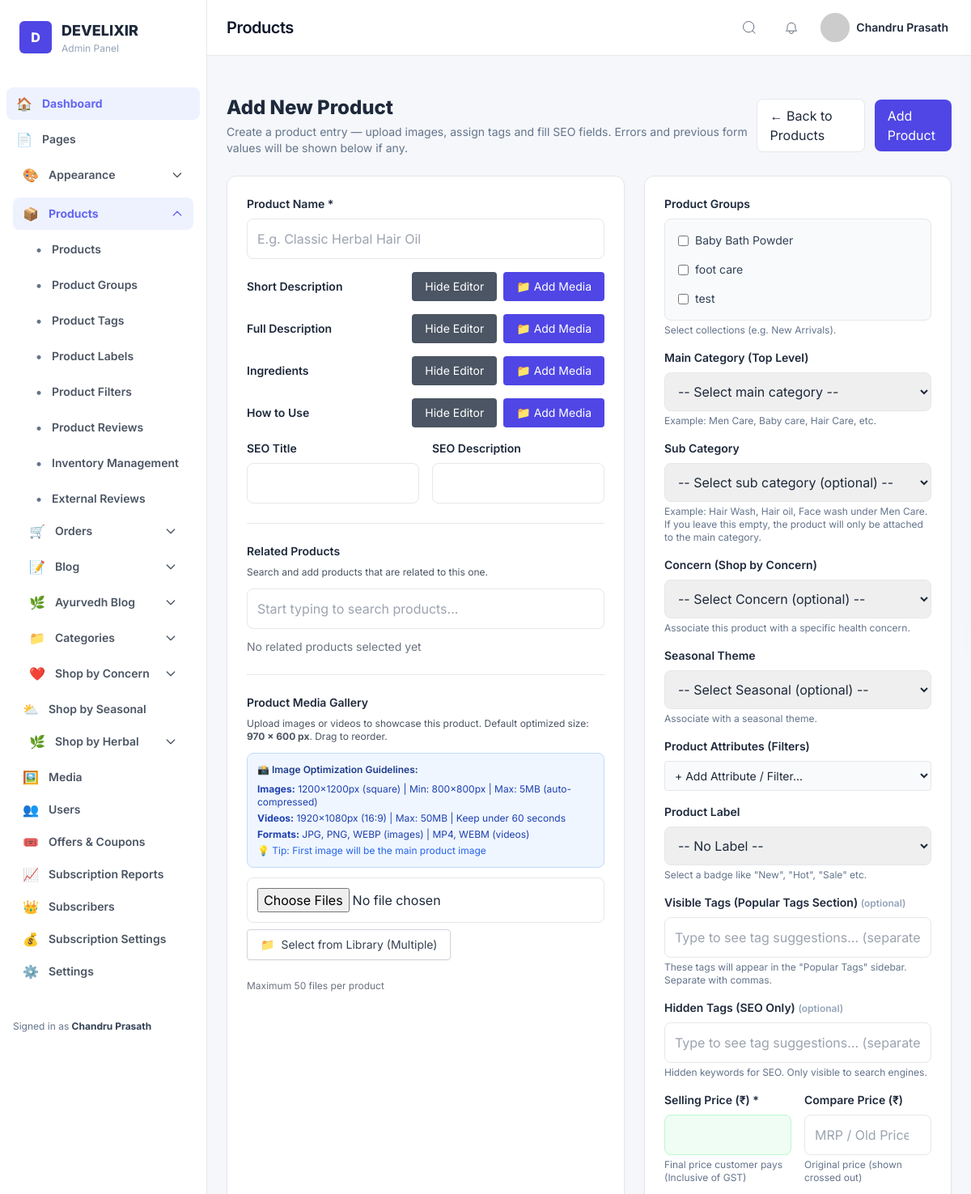
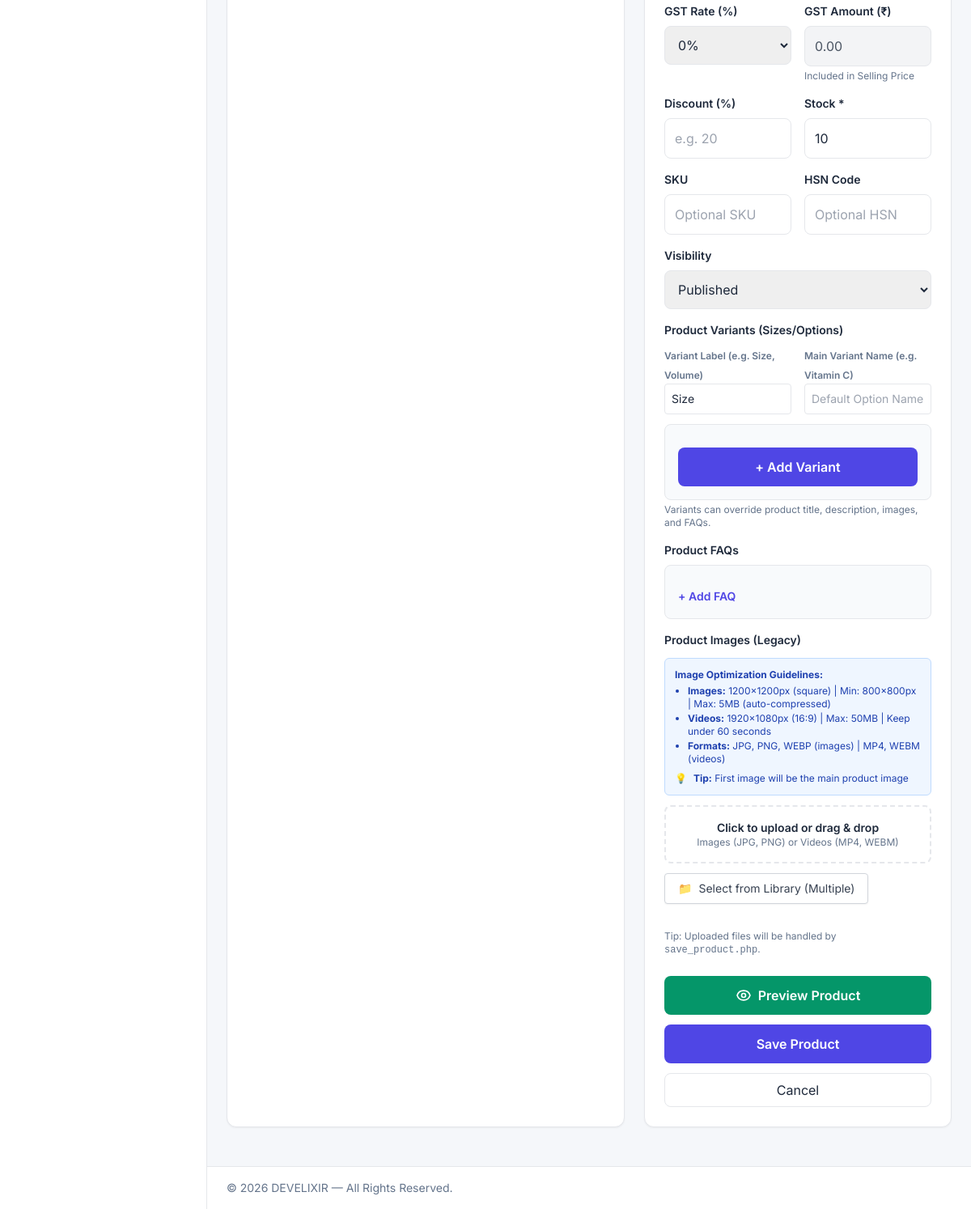
Page /admin/add_product.php (signed in) on the committed database (2 pictures, top to bottom).
### tables this page shows
CREATE TABLE `product_groups` (
  `id` int(11) NOT NULL,
  `name` varchar(255) NOT NULL,
  `image` varchar(255) DEFAULT NULL,
  `created_at` datetime DEFAULT current_timestamp()
);

### admin/add_product.php (the view, shortened to what the rows shown need)
<?php
require_once __DIR__ . '/../includes/db.php';
$groups = [];
try {
    $groups = $pdo->query("SELECT id, name FROM product_groups ORDER BY name ASC")->fetchAll(PDO::FETCH_ASSOC);
} catch (Exception $e) { $groups = []; }
include __DIR__ . '/layout/header.php';
?>
<link rel="stylesheet" href="/assets/css/admin.css">
<div class="max-w-[1200px] mx-auto py-6">
  <div class="flex items-center justify-between mb-6">
    <div>
      <h1 class="text-2xl font-extrabold text-slate-800">Add New Product</h1>
    </div>
  </div>
  <form action="save_product.php" method="post" enctype="multipart/form-data"
        class="grid grid-cols-1 lg:grid-cols-[1fr_380px] gap-6 bg-transparent">
    <div class="bg-white border border-gray-200 rounded-xl p-6 shadow-sm space-y-4">
      <div>
        <div class="border rounded-lg p-3 max-h-40 overflow-y-auto bg-slate-50 space-y-2">
            <?php if(empty($groups)): ?>
                <p class="text-xs text-gray-500">No groups found. <a href="product_groups.php" class="text-indigo-600 underline">Create one</a></p>
            <?php else: ?>
                <?php foreach($groups as $g): ?>
                <label class="flex items-center gap-2 cursor-pointer hover:bg-slate-100 p-1 rounded">
                    <input type="checkbox" name="group_ids[]" value="<?= $g['id'] ?>" class="rounded text-indigo-600 border-gray-300 focus:ring-indigo-500">
                    <span class="text-sm text-slate-700"><?= htmlspecialchars($g['name']) ?></span>
                </label>
                <?php endforeach; ?>
            <?php endif; ?>
        </div>
      </div>
    </div>
  </form>
</div>
<?php include __DIR__ . '/layout/footer.php'; ?>

### rows in the picture
product_groups: name "Baby Bath Powder"
product_groups: name "foot care"
product_groups: name "test"

### other values in the picture
$icons['Dashboard'] "🏠"
$icons['Appearance'] "🎨"
$icons['Products'] "📦"
$icons['Orders'] "🛒"
$icons['Blog'] "📝"
$icons['Ayurvedh Blog'] "🌿"
$icons['Categories'] "📁"
$icons[$item['label']] "👥"
$item['label'] "Users"
$icons[$item['label']] "🎟️"
$item['label'] "Offers & Coupons"
$icons[$item['label']] "📈"
$item['label'] "Subscription Reports"
$icons[$item['label']] "👑"
$item['label'] "Subscribers"
